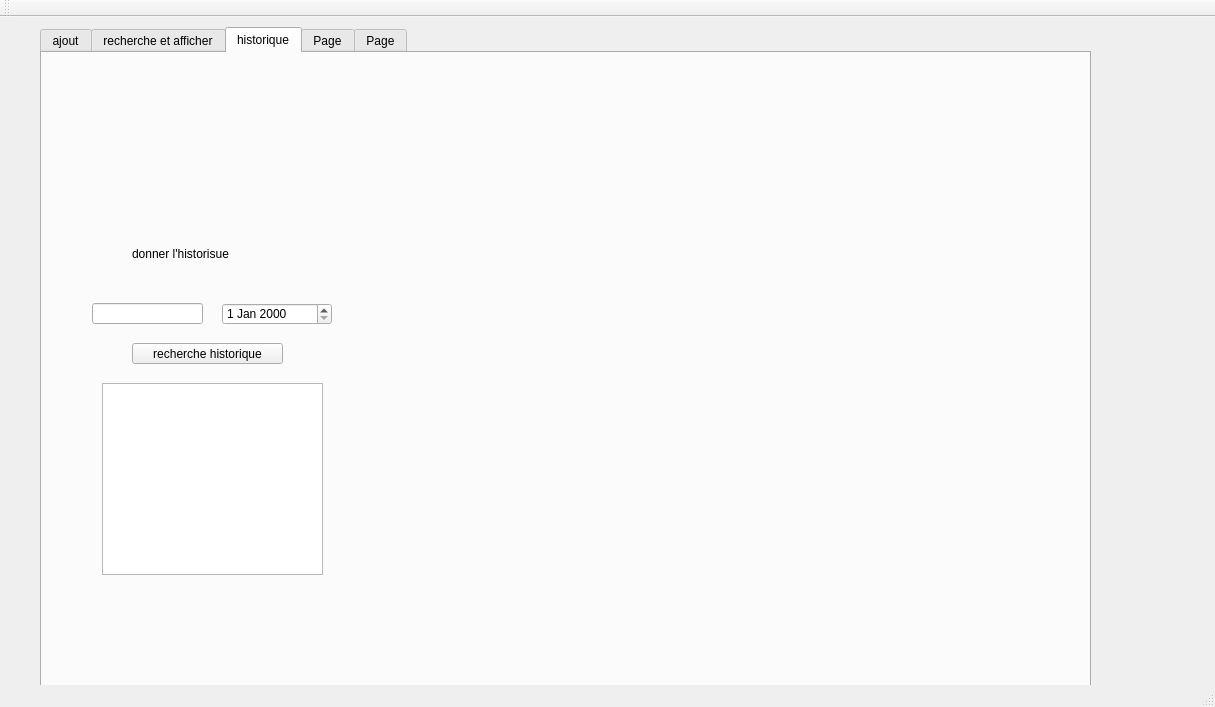
<?xml version="1.0" encoding="UTF-8"?>
<ui version="4.0">
 <class>MainWindow</class>
 <widget class="QMainWindow" name="MainWindow">
  <property name="geometry">
   <rect>
    <x>0</x>
    <y>0</y>
    <width>1215</width>
    <height>707</height>
   </rect>
  </property>
  <property name="windowTitle">
   <string>Gestion des Clients</string>
  </property>
  <widget class="QWidget" name="centralWidget">
   <widget class="QTabWidget" name="tabWidget">
    <property name="enabled">
     <bool>true</bool>
    </property>
    <property name="geometry">
     <rect>
      <x>40</x>
      <y>10</y>
      <width>1051</width>
      <height>691</height>
     </rect>
    </property>
    <property name="currentIndex">
     <number>2</number>
    </property>
    <widget class="QWidget" name="tab_6">
     <attribute name="title">
      <string>ajout</string>
     </attribute>
     <widget class="QPushButton" name="pushButton_8">
      <property name="geometry">
       <rect>
        <x>60</x>
        <y>500</y>
        <width>93</width>
        <height>28</height>
       </rect>
      </property>
      <property name="text">
       <string>ajout</string>
      </property>
     </widget>
     <widget class="QLineEdit" name="lineEdit_8">
      <property name="geometry">
       <rect>
        <x>120</x>
        <y>270</y>
        <width>113</width>
        <height>22</height>
       </rect>
      </property>
     </widget>
     <widget class="QLineEdit" name="lineEdit_14">
      <property name="geometry">
       <rect>
        <x>120</x>
        <y>310</y>
        <width>113</width>
        <height>22</height>
       </rect>
      </property>
     </widget>
     <widget class="QLineEdit" name="lineEdit_15">
      <property name="geometry">
       <rect>
        <x>120</x>
        <y>230</y>
        <width>113</width>
        <height>22</height>
       </rect>
      </property>
     </widget>
     <widget class="QLineEdit" name="lineEdit_16">
      <property name="geometry">
       <rect>
        <x>120</x>
        <y>360</y>
        <width>113</width>
        <height>22</height>
       </rect>
      </property>
     </widget>
     <widget class="QLabel" name="label_20">
      <property name="geometry">
       <rect>
        <x>40</x>
        <y>230</y>
        <width>56</width>
        <height>16</height>
       </rect>
      </property>
      <property name="text">
       <string>nom</string>
      </property>
     </widget>
     <widget class="QLabel" name="label_21">
      <property name="geometry">
       <rect>
        <x>40</x>
        <y>270</y>
        <width>71</width>
        <height>21</height>
       </rect>
      </property>
      <property name="text">
       <string>adress mail</string>
      </property>
     </widget>
     <widget class="QLabel" name="label_22">
      <property name="geometry">
       <rect>
        <x>40</x>
        <y>310</y>
        <width>71</width>
        <height>16</height>
       </rect>
      </property>
      <property name="text">
       <string>localisation</string>
      </property>
     </widget>
     <widget class="QLabel" name="label_23">
      <property name="geometry">
       <rect>
        <x>50</x>
        <y>360</y>
        <width>56</width>
        <height>16</height>
       </rect>
      </property>
      <property name="text">
       <string>num tel</string>
      </property>
     </widget>
     <widget class="QLabel" name="label_24">
      <property name="geometry">
       <rect>
        <x>50</x>
        <y>400</y>
        <width>56</width>
        <height>16</height>
       </rect>
      </property>
      <property name="text">
       <string>code </string>
      </property>
     </widget>
     <widget class="QLineEdit" name="lineEdit_17">
      <property name="geometry">
       <rect>
        <x>120</x>
        <y>400</y>
        <width>113</width>
        <height>22</height>
       </rect>
      </property>
     </widget>
     <widget class="QLabel" name="label_25">
      <property name="geometry">
       <rect>
        <x>80</x>
        <y>180</y>
        <width>111</width>
        <height>16</height>
       </rect>
      </property>
      <property name="text">
       <string>ajouter un  sponsor</string>
      </property>
     </widget>
     <widget class="QLabel" name="label_26">
      <property name="geometry">
       <rect>
        <x>-40</x>
        <y>-10</y>
        <width>1161</width>
        <height>601</height>
       </rect>
      </property>
      <property name="text">
       <string/>
      </property>
      <property name="pixmap">
       <pixmap>../../../Downloads/ahmedbackground (1).jpg</pixmap>
      </property>
     </widget>
     <widget class="QLabel" name="label_39">
      <property name="geometry">
       <rect>
        <x>10</x>
        <y>280</y>
        <width>71</width>
        <height>16</height>
       </rect>
      </property>
      <property name="text">
       <string>localisation</string>
      </property>
     </widget>
     <widget class="QLineEdit" name="le_ad">
      <property name="geometry">
       <rect>
        <x>90</x>
        <y>420</y>
        <width>113</width>
        <height>22</height>
       </rect>
      </property>
     </widget>
     <widget class="QLineEdit" name="le_nom">
      <property name="geometry">
       <rect>
        <x>90</x>
        <y>240</y>
        <width>113</width>
        <height>22</height>
       </rect>
      </property>
     </widget>
     <widget class="QLabel" name="label_40">
      <property name="geometry">
       <rect>
        <x>10</x>
        <y>240</y>
        <width>56</width>
        <height>16</height>
       </rect>
      </property>
      <property name="text">
       <string>nom</string>
      </property>
     </widget>
     <widget class="QLineEdit" name="le_num">
      <property name="geometry">
       <rect>
        <x>90</x>
        <y>320</y>
        <width>113</width>
        <height>22</height>
       </rect>
      </property>
     </widget>
     <widget class="QLabel" name="label_41">
      <property name="geometry">
       <rect>
        <x>20</x>
        <y>320</y>
        <width>56</width>
        <height>16</height>
       </rect>
      </property>
      <property name="text">
       <string>num tel</string>
      </property>
     </widget>
     <widget class="QLabel" name="label_42">
      <property name="geometry">
       <rect>
        <x>20</x>
        <y>370</y>
        <width>56</width>
        <height>16</height>
       </rect>
      </property>
      <property name="text">
       <string>code </string>
      </property>
     </widget>
     <widget class="QPushButton" name="pb_ajouter">
      <property name="geometry">
       <rect>
        <x>130</x>
        <y>500</y>
        <width>93</width>
        <height>28</height>
       </rect>
      </property>
      <property name="text">
       <string>ajouter</string>
      </property>
     </widget>
     <widget class="QLabel" name="label_43">
      <property name="geometry">
       <rect>
        <x>50</x>
        <y>190</y>
        <width>111</width>
        <height>16</height>
       </rect>
      </property>
      <property name="text">
       <string>ajouter un  sponsor</string>
      </property>
     </widget>
     <widget class="QLabel" name="label_44">
      <property name="geometry">
       <rect>
        <x>0</x>
        <y>420</y>
        <width>71</width>
        <height>21</height>
       </rect>
      </property>
      <property name="text">
       <string>adress mail</string>
      </property>
     </widget>
     <widget class="QLineEdit" name="le_localisation">
      <property name="geometry">
       <rect>
        <x>90</x>
        <y>280</y>
        <width>113</width>
        <height>22</height>
       </rect>
      </property>
     </widget>
     <widget class="QLineEdit" name="le_code">
      <property name="geometry">
       <rect>
        <x>90</x>
        <y>370</y>
        <width>113</width>
        <height>22</height>
       </rect>
      </property>
     </widget>
     <widget class="QTableView" name="tableView">
      <property name="geometry">
       <rect>
        <x>300</x>
        <y>240</y>
        <width>256</width>
        <height>271</height>
       </rect>
      </property>
     </widget>
     <widget class="QLineEdit" name="le_code_supp">
      <property name="geometry">
       <rect>
        <x>430</x>
        <y>280</y>
        <width>113</width>
        <height>22</height>
       </rect>
      </property>
     </widget>
     <widget class="QLabel" name="label">
      <property name="geometry">
       <rect>
        <x>320</x>
        <y>280</y>
        <width>56</width>
        <height>16</height>
       </rect>
      </property>
      <property name="text">
       <string>code</string>
      </property>
     </widget>
     <widget class="QLabel" name="label_45">
      <property name="geometry">
       <rect>
        <x>360</x>
        <y>200</y>
        <width>131</width>
        <height>16</height>
       </rect>
      </property>
      <property name="text">
       <string>supprimer un  sponsor</string>
      </property>
     </widget>
     <widget class="QPushButton" name="pb_supprimer">
      <property name="geometry">
       <rect>
        <x>400</x>
        <y>350</y>
        <width>93</width>
        <height>28</height>
       </rect>
      </property>
      <property name="text">
       <string>supprimer</string>
      </property>
     </widget>
     <widget class="QTableView" name="tab_sponsor_2">
      <property name="geometry">
       <rect>
        <x>650</x>
        <y>250</y>
        <width>261</width>
        <height>211</height>
       </rect>
      </property>
     </widget>
     <widget class="QPushButton" name="pb_modifier">
      <property name="geometry">
       <rect>
        <x>20</x>
        <y>510</y>
        <width>93</width>
        <height>28</height>
       </rect>
      </property>
      <property name="text">
       <string>modifier</string>
      </property>
     </widget>
     <widget class="QPushButton" name="pdf">
      <property name="geometry">
       <rect>
        <x>590</x>
        <y>490</y>
        <width>93</width>
        <height>28</height>
       </rect>
      </property>
      <property name="text">
       <string>PDF</string>
      </property>
     </widget>
     <widget class="QPushButton" name="pushButton">
      <property name="geometry">
       <rect>
        <x>10</x>
        <y>460</y>
        <width>93</width>
        <height>28</height>
       </rect>
      </property>
      <property name="text">
       <string>code qr</string>
      </property>
     </widget>
     <widget class="QTableView" name="tab_sponsor_4">
      <property name="geometry">
       <rect>
        <x>140</x>
        <y>450</y>
        <width>61</width>
        <height>51</height>
       </rect>
      </property>
     </widget>
     <widget class="QWidget" name="widget" native="true">
      <property name="geometry">
       <rect>
        <x>740</x>
        <y>460</y>
        <width>120</width>
        <height>80</height>
       </rect>
      </property>
     </widget>
    </widget>
    <widget class="QWidget" name="tab_7">
     <attribute name="title">
      <string>recherche et afficher</string>
     </attribute>
     <widget class="QPushButton" name="pushButton_9">
      <property name="geometry">
       <rect>
        <x>200</x>
        <y>280</y>
        <width>93</width>
        <height>28</height>
       </rect>
      </property>
      <property name="text">
       <string>recherche </string>
      </property>
     </widget>
     <widget class="QPushButton" name="pushButton_10">
      <property name="geometry">
       <rect>
        <x>200</x>
        <y>230</y>
        <width>93</width>
        <height>28</height>
       </rect>
      </property>
      <property name="text">
       <string>afficher</string>
      </property>
     </widget>
     <widget class="QLabel" name="label_27">
      <property name="geometry">
       <rect>
        <x>110</x>
        <y>185</y>
        <width>131</width>
        <height>21</height>
       </rect>
      </property>
      <property name="text">
       <string>chercher un sponsor</string>
      </property>
     </widget>
     <widget class="QLabel" name="label_28">
      <property name="geometry">
       <rect>
        <x>-20</x>
        <y>10</y>
        <width>1081</width>
        <height>551</height>
       </rect>
      </property>
      <property name="text">
       <string/>
      </property>
      <property name="pixmap">
       <pixmap>../../../Downloads/ahmedbackground (1).jpg</pixmap>
      </property>
     </widget>
     <widget class="QPushButton" name="pushButton_11">
      <property name="geometry">
       <rect>
        <x>50</x>
        <y>280</y>
        <width>93</width>
        <height>28</height>
       </rect>
      </property>
      <property name="text">
       <string>suprimer</string>
      </property>
     </widget>
     <widget class="QLineEdit" name="le_code2_2">
      <property name="geometry">
       <rect>
        <x>50</x>
        <y>240</y>
        <width>113</width>
        <height>22</height>
       </rect>
      </property>
     </widget>
     <widget class="QTableView" name="tab_sponsor_3">
      <property name="geometry">
       <rect>
        <x>50</x>
        <y>330</y>
        <width>261</width>
        <height>211</height>
       </rect>
      </property>
     </widget>
     <widget class="QPushButton" name="pushButton_2">
      <property name="geometry">
       <rect>
        <x>380</x>
        <y>250</y>
        <width>93</width>
        <height>28</height>
       </rect>
      </property>
      <property name="text">
       <string>tri</string>
      </property>
     </widget>
     <widget class="QTableView" name="tab_sponsor_5">
      <property name="geometry">
       <rect>
        <x>400</x>
        <y>320</y>
        <width>261</width>
        <height>211</height>
       </rect>
      </property>
     </widget>
     <zorder>label_28</zorder>
     <zorder>pushButton_9</zorder>
     <zorder>pushButton_10</zorder>
     <zorder>label_27</zorder>
     <zorder>pushButton_11</zorder>
     <zorder>le_code2_2</zorder>
     <zorder>tab_sponsor_3</zorder>
     <zorder>pushButton_2</zorder>
     <zorder>tab_sponsor_5</zorder>
    </widget>
    <widget class="QWidget" name="tab_8">
     <attribute name="title">
      <string>historique</string>
     </attribute>
     <widget class="QDateEdit" name="dateEdit_2">
      <property name="geometry">
       <rect>
        <x>180</x>
        <y>250</y>
        <width>110</width>
        <height>22</height>
       </rect>
      </property>
     </widget>
     <widget class="QPushButton" name="pushButton_12">
      <property name="geometry">
       <rect>
        <x>90</x>
        <y>290</y>
        <width>151</width>
        <height>21</height>
       </rect>
      </property>
      <property name="text">
       <string>recherche historique</string>
      </property>
     </widget>
     <widget class="QLineEdit" name="lineEdit_19">
      <property name="geometry">
       <rect>
        <x>50</x>
        <y>250</y>
        <width>111</width>
        <height>21</height>
       </rect>
      </property>
     </widget>
     <widget class="QLabel" name="label_30">
      <property name="geometry">
       <rect>
        <x>90</x>
        <y>190</y>
        <width>141</width>
        <height>21</height>
       </rect>
      </property>
      <property name="text">
       <string>donner l'historisue</string>
      </property>
     </widget>
     <widget class="QTextBrowser" name="textBrowser_6">
      <property name="geometry">
       <rect>
        <x>60</x>
        <y>330</y>
        <width>221</width>
        <height>192</height>
       </rect>
      </property>
      <property name="html">
       <string>&lt;!DOCTYPE HTML PUBLIC &quot;-//W3C//DTD HTML 4.0//EN&quot; &quot;http://www.w3.org/TR/REC-html40/strict.dtd&quot;&gt;
&lt;html&gt;&lt;head&gt;&lt;meta name=&quot;qrichtext&quot; content=&quot;1&quot; /&gt;&lt;style type=&quot;text/css&quot;&gt;
p, li { white-space: pre-wrap; }
&lt;/style&gt;&lt;/head&gt;&lt;body style=&quot; font-family:'MS Shell Dlg 2'; font-size:7.8pt; font-weight:400; font-style:normal;&quot;&gt;
&lt;p style=&quot;-qt-paragraph-type:empty; margin-top:0px; margin-bottom:0px; margin-left:0px; margin-right:0px; -qt-block-indent:0; text-indent:0px; font-family:'MS Shell Dlg 2';&quot;&gt;&lt;br /&gt;&lt;/p&gt;&lt;/body&gt;&lt;/html&gt;</string>
      </property>
     </widget>
     <widget class="QLabel" name="label_31">
      <property name="geometry">
       <rect>
        <x>5</x>
        <y>-20</y>
        <width>1081</width>
        <height>581</height>
       </rect>
      </property>
      <property name="text">
       <string/>
      </property>
      <property name="pixmap">
       <pixmap>../../../Downloads/ahmedbackground (1).jpg</pixmap>
      </property>
     </widget>
     <zorder>label_31</zorder>
     <zorder>dateEdit_2</zorder>
     <zorder>pushButton_12</zorder>
     <zorder>lineEdit_19</zorder>
     <zorder>label_30</zorder>
     <zorder>textBrowser_6</zorder>
    </widget>
    <widget class="QWidget" name="tab_9">
     <attribute name="title">
      <string>Page</string>
     </attribute>
     <widget class="QLabel" name="label_32">
      <property name="geometry">
       <rect>
        <x>50</x>
        <y>260</y>
        <width>161</width>
        <height>16</height>
       </rect>
      </property>
      <property name="text">
       <string>modifier un  sponsor</string>
      </property>
     </widget>
     <widget class="QLineEdit" name="le_nom2">
      <property name="geometry">
       <rect>
        <x>120</x>
        <y>330</y>
        <width>113</width>
        <height>22</height>
       </rect>
      </property>
     </widget>
     <widget class="QLabel" name="label_33">
      <property name="geometry">
       <rect>
        <x>30</x>
        <y>330</y>
        <width>56</width>
        <height>16</height>
       </rect>
      </property>
      <property name="text">
       <string>nom</string>
      </property>
     </widget>
     <widget class="QLabel" name="label_34">
      <property name="geometry">
       <rect>
        <x>30</x>
        <y>370</y>
        <width>71</width>
        <height>21</height>
       </rect>
      </property>
      <property name="text">
       <string>adress mail</string>
      </property>
     </widget>
     <widget class="QLineEdit" name="le_ad2">
      <property name="geometry">
       <rect>
        <x>120</x>
        <y>370</y>
        <width>113</width>
        <height>22</height>
       </rect>
      </property>
     </widget>
     <widget class="QLabel" name="label_35">
      <property name="geometry">
       <rect>
        <x>30</x>
        <y>410</y>
        <width>71</width>
        <height>16</height>
       </rect>
      </property>
      <property name="text">
       <string>localisation</string>
      </property>
     </widget>
     <widget class="QLineEdit" name="le_loc2">
      <property name="geometry">
       <rect>
        <x>120</x>
        <y>410</y>
        <width>113</width>
        <height>22</height>
       </rect>
      </property>
     </widget>
     <widget class="QLabel" name="label_36">
      <property name="geometry">
       <rect>
        <x>40</x>
        <y>450</y>
        <width>56</width>
        <height>16</height>
       </rect>
      </property>
      <property name="text">
       <string>num tel</string>
      </property>
     </widget>
     <widget class="QLineEdit" name="le_num2">
      <property name="geometry">
       <rect>
        <x>120</x>
        <y>450</y>
        <width>113</width>
        <height>22</height>
       </rect>
      </property>
     </widget>
     <widget class="QLabel" name="label_37">
      <property name="geometry">
       <rect>
        <x>40</x>
        <y>500</y>
        <width>56</width>
        <height>16</height>
       </rect>
      </property>
      <property name="text">
       <string>code </string>
      </property>
     </widget>
     <widget class="QLineEdit" name="le_code3">
      <property name="geometry">
       <rect>
        <x>120</x>
        <y>490</y>
        <width>113</width>
        <height>22</height>
       </rect>
      </property>
     </widget>
     <widget class="QLabel" name="label_38">
      <property name="geometry">
       <rect>
        <x>0</x>
        <y>-10</y>
        <width>1171</width>
        <height>641</height>
       </rect>
      </property>
      <property name="text">
       <string/>
      </property>
      <property name="pixmap">
       <pixmap>../../../Downloads/ahmedbackground (1).jpg</pixmap>
      </property>
     </widget>
     <widget class="QLineEdit" name="le_code2">
      <property name="geometry">
       <rect>
        <x>120</x>
        <y>290</y>
        <width>113</width>
        <height>22</height>
       </rect>
      </property>
     </widget>
     <widget class="QLabel" name="label_46">
      <property name="geometry">
       <rect>
        <x>40</x>
        <y>290</y>
        <width>56</width>
        <height>16</height>
       </rect>
      </property>
      <property name="text">
       <string>code </string>
      </property>
     </widget>
     <widget class="QListView" name="list">
      <property name="geometry">
       <rect>
        <x>280</x>
        <y>260</y>
        <width>256</width>
        <height>192</height>
       </rect>
      </property>
     </widget>
     <zorder>label_38</zorder>
     <zorder>label_32</zorder>
     <zorder>le_nom2</zorder>
     <zorder>label_33</zorder>
     <zorder>label_34</zorder>
     <zorder>le_ad2</zorder>
     <zorder>label_35</zorder>
     <zorder>le_loc2</zorder>
     <zorder>label_36</zorder>
     <zorder>le_num2</zorder>
     <zorder>label_37</zorder>
     <zorder>le_code3</zorder>
     <zorder>le_code2</zorder>
     <zorder>label_46</zorder>
     <zorder>list</zorder>
    </widget>
    <widget class="QWidget" name="tab_10">
     <attribute name="title">
      <string>Page</string>
     </attribute>
     <widget class="QDoubleSpinBox" name="bx_x">
      <property name="geometry">
       <rect>
        <x>110</x>
        <y>440</y>
        <width>62</width>
        <height>22</height>
       </rect>
      </property>
     </widget>
     <widget class="QDoubleSpinBox" name="bx_y">
      <property name="geometry">
       <rect>
        <x>260</x>
        <y>440</y>
        <width>62</width>
        <height>22</height>
       </rect>
      </property>
     </widget>
     <widget class="QPushButton" name="btn_add">
      <property name="geometry">
       <rect>
        <x>440</x>
        <y>440</y>
        <width>93</width>
        <height>28</height>
       </rect>
      </property>
      <property name="text">
       <string>add</string>
      </property>
     </widget>
     <widget class="QPushButton" name="btn_clear">
      <property name="geometry">
       <rect>
        <x>640</x>
        <y>440</y>
        <width>93</width>
        <height>28</height>
       </rect>
      </property>
      <property name="text">
       <string>clear</string>
      </property>
     </widget>
     <widget class="QWidget" name="plot" native="true">
      <property name="geometry">
       <rect>
        <x>49</x>
        <y>79</y>
        <width>761</width>
        <height>291</height>
       </rect>
      </property>
     </widget>
    </widget>
   </widget>
  </widget>
  <widget class="QToolBar" name="mainToolBar">
   <attribute name="toolBarArea">
    <enum>TopToolBarArea</enum>
   </attribute>
   <attribute name="toolBarBreak">
    <bool>false</bool>
   </attribute>
  </widget>
  <widget class="QStatusBar" name="statusBar"/>
 </widget>
 <layoutdefault spacing="6" margin="11"/>
 <resources/>
 <connections/>
</ui>
